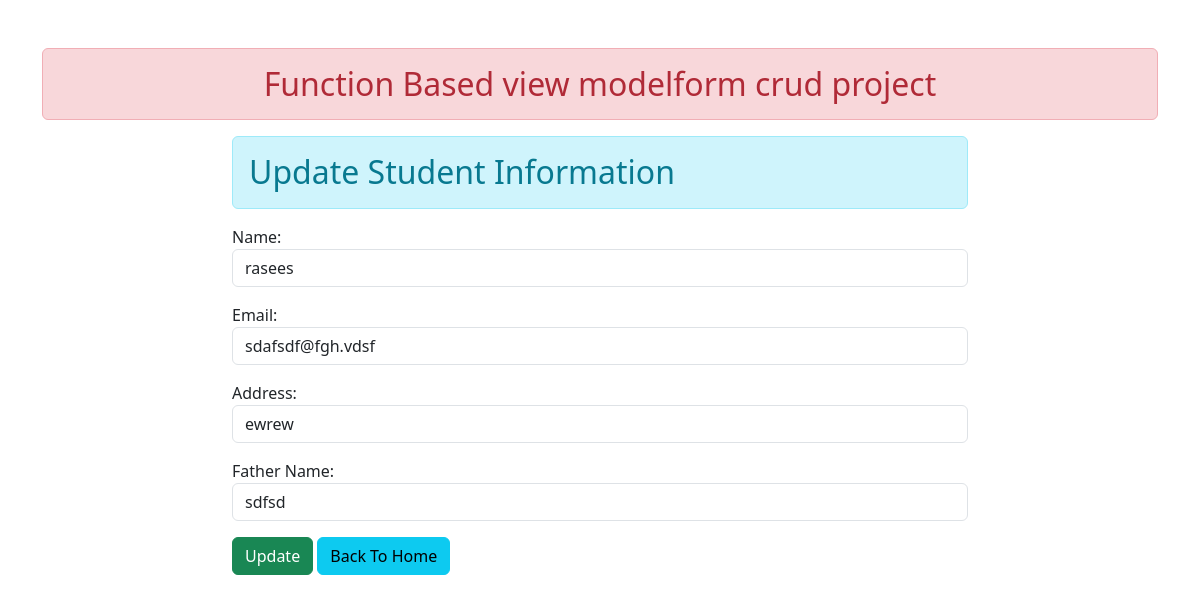
/48, run on the app's committed database.
### enroll/models.py (models this page shows)
class User(models.Model):
    name=models.CharField(max_length=70)
    email=models.EmailField(max_length=100)
    father_Name=models.CharField(max_length=70)
    Address=models.CharField(max_length=150)

### enroll/views.py (the view)
# urls.py: path('<int:id>',views.updatedata,name='updatedata'),
def updatedata(request,id):
    if request.method=="POST":
        pi=User.objects.get(pk=id)
        fm=StudentRegisteration(request.POST,instance=pi)
        if fm.is_valid():
            fm.save()
    else:
        pi=User.objects.get(pk=id)
        fm=StudentRegisteration(instance=pi)
    return render(request,'enroll/updatestudent.html',{'form':fm})

### enroll/forms.py
class StudentRegisteration(forms.ModelForm):
    class Meta:
        model=User
        fields=['name','email','Address','father_Name']
        widgets={
            'name':forms.TextInput(attrs={'class':'form-control'}),
            'email':forms.EmailInput(attrs={'class':'form-control'}),
            'father_Name':forms.TextInput(attrs={'class':'form-control'}),
            'Address':forms.TextInput(attrs={'class':'form-control'}),
        }

### enroll/templates/enroll/updatestudent.html (shortened to what this page needs)
{% extends 'enroll/base.html' %}
{% load static %}
{% block content %}
<div class="row">
    <div class="col-sm-8 offset-2">
        <h2 class="alert alert-info">Update Student Information</h2>
        <form action="" method="POST" novalidate>
        {{form.as_p}}
        <input type="submit" class="btn btn-success" value="Update">
        <a href="{% url 'addandshow' %}" class="btn btn-info">Back To Home</a>
    </form>
    </div>
</div>
{% endblock content %}

### data on the page
User: name "rasees", email "sdafsdf@fgh.vdsf", Address "ewrew", father_Name "sdfsd"
